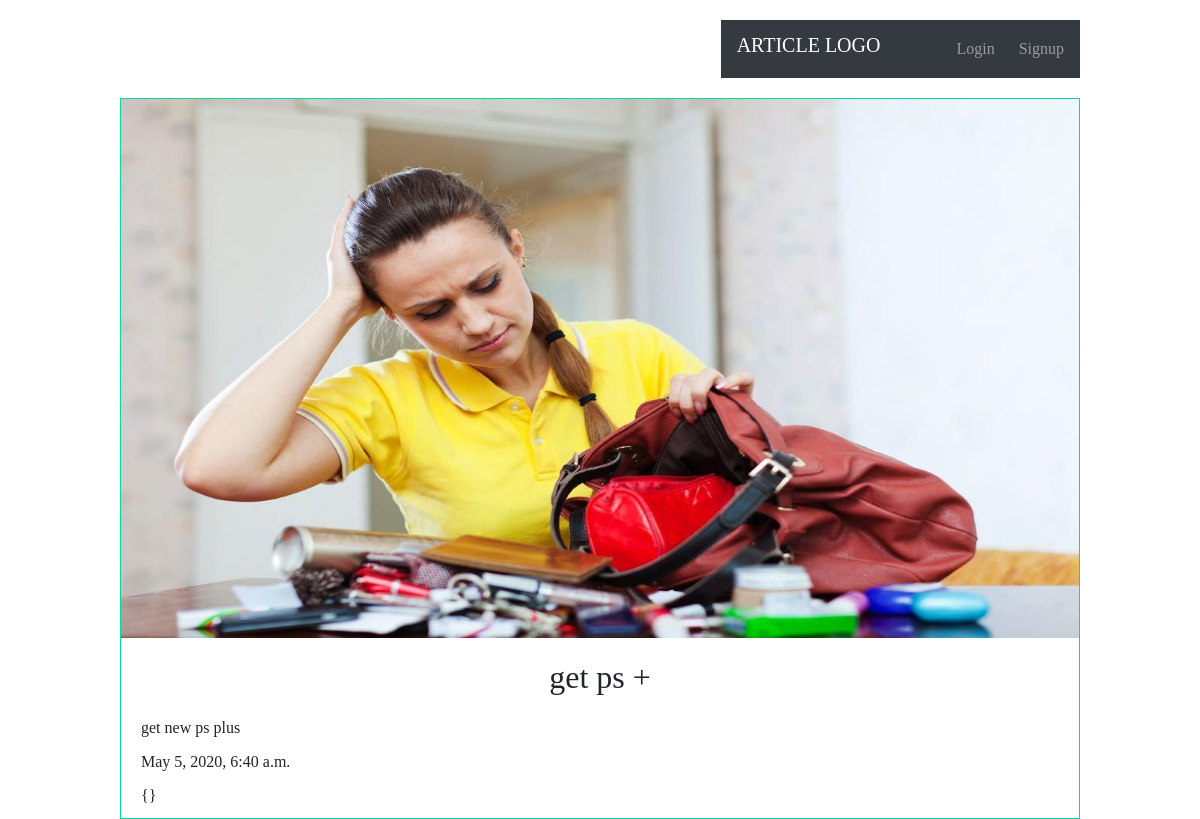
Screenshot of /articles/get-ps-plus with the database file from the repository.
### articles/models.py (models this page shows, shortened)
class Article(models.Model):
    title = models.CharField(max_length=100)
    slug = models.SlugField(max_length=300, default="")
    body = models.TextField(max_length=3000, default="")
    date = models.DateTimeField(auto_now_add=True)
    thumb = models.ImageField(default='walk.jpg', blank=True)
    author = models.ForeignKey(User, default=None, on_delete=models.CASCADE)
    attrs = JSONField(default=first)

### articles/views.py (the view)
def articleDetail(request,slug):
    article = Article.objects.get(slug=slug)
    return render(request, 'articles/article_detail.html', {'article': article})

### articles/templates/articles/article_detail.html
{% extends 'base_layout.html'%}
{% block content %}
    <div class="article-detail">
        <div class="article">
            <img src="{{ article.thumb.url }}" alt="typing"/>
            <h2>{{article.title}}</h2>
            <p>{{article.body}}</p>
            <p>{{article.date}}</p>
            <p>{{article.attrs}}</p>
        </div>
    </div>
{% endblock%}

### assets/styles.css (style rules this page uses)
body { background-color: #0f121f; background-image: url(/static/map-image.png); background-position-y: no-repeat; color: #fff; }
body * { font-family: Ubuntu; }
h1, h2, h3, h4, h5 { font-weight: normal; margin: 0; }
.article { padding: 10px; border: 1px solid #00dba0; position: relative; padding-bottom: 40px; }
.article h2 { font-size: 1.2em; }
.article-detail .article { padding: 0; }
.article-detail .article img { max-width: 100%; }
.article-detail .article h2 { text-align: center; margin: 20px auto; font-size: 2em }
.article-detail .article p { margin: 10px 20px }

### rows the page displays
Article: thumb (picture), title "get ps +", body "get new ps plus", date "May 5, 2020, 6:40 a.m.", attrs "{}"
